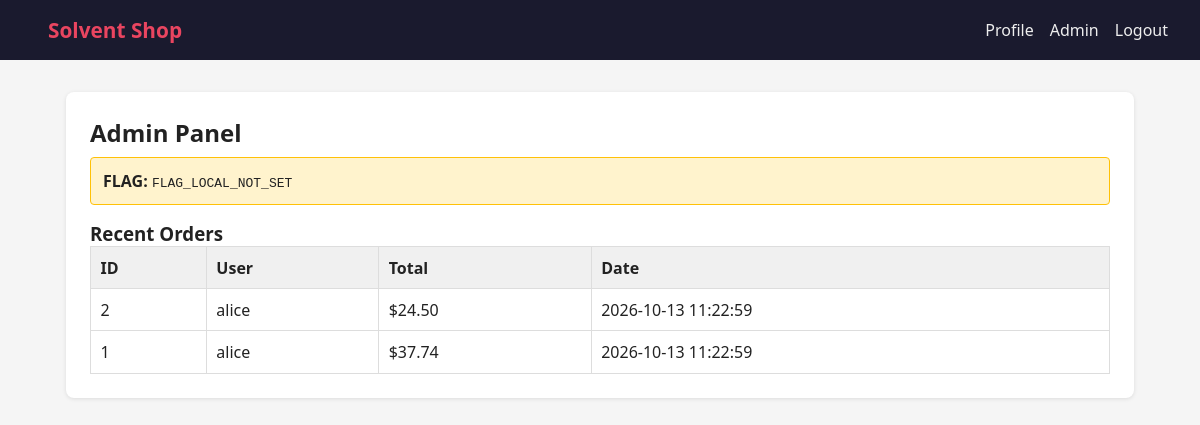
/admin/panel (signed in), run on the app's committed database.
### tables this page shows
CREATE TABLE IF NOT EXISTS orders (
    id         INT AUTO_INCREMENT PRIMARY KEY,
    user_id    INT NOT NULL,
    total      DECIMAL(10,2) NOT NULL,
    status     VARCHAR(32) DEFAULT 'pending',
    created_at TIMESTAMP DEFAULT CURRENT_TIMESTAMP,
    FOREIGN KEY (user_id) REFERENCES users(id) ON DELETE CASCADE
);

CREATE TABLE IF NOT EXISTS users (
    id            INT AUTO_INCREMENT PRIMARY KEY,
    username      VARCHAR(64)  NOT NULL,
    email         VARCHAR(128) NOT NULL UNIQUE,
    password_hash VARCHAR(255) NOT NULL,
    bio           TEXT,
    avatar_url    VARCHAR(255) DEFAULT '/static/default_avatar.png',
    is_admin      TINYINT(1)   DEFAULT 0,
    created_at    TIMESTAMP    DEFAULT CURRENT_TIMESTAMP
);

### index.php (the view, shortened to what this page needs)
<?php
require_once __DIR__ . '/includes/auth.php';
$requestUri  = $_SERVER['REQUEST_URI'];
$path        = parse_url($requestUri, PHP_URL_PATH);
if ($path === '/admin/panel') {
    require_once __DIR__ . '/includes/auth.php';
    $user = requireAdmin();
    $pdo = getDB();
    $orders = $pdo->query('SELECT o.id, u.username, o.total, o.created_at FROM orders o JOIN users u ON u.id = o.user_id ORDER BY o.id DESC LIMIT 50')->fetchAll(PDO::FETCH_ASSOC);
    $flag = getenv('FLAG_LOCAL') ?: 'FLAG_LOCAL_NOT_SET';
    $rows = '';
    foreach ($orders as $o) {
        $rows .= '<tr><td>' . $o['id'] . '</td><td>' . htmlspecialchars($o['username']) . '</td><td>$' . number_format($o['total'],2) . '</td><td>' . $o['created_at'] . '</td></tr>';
    }
    $body = '<div class="card"><h2>Admin Panel</h2>
        <div class="alert" style="background:#fff3cd;border:1px solid #ffc107;margin-bottom:1rem;padding:.75rem;border-radius:4px">
            <strong>FLAG:</strong> <code>' . htmlspecialchars($flag) . '</code>
        </div>
        <h3>Recent Orders</h3>
        <table><thead><tr><th>ID</th><th>User</th><th>Total</th><th>Date</th></tr></thead>
        <tbody>' . ($rows ?: '<tr><td colspan="4">No orders yet.</td></tr>') . '</tbody></table></div>';
    echo renderLayout('Admin Panel', $body, $user);
    exit;
}

### includes/auth.php (style rules this page uses)
* { box-sizing:border-box;margin:0;padding:0 }
body { font-family:system-ui,sans-serif;background:#f5f5f5;color:#222 }
.card { background:#fff;border-radius:8px;padding:1.5rem;margin-bottom:1rem;box-shadow:0 1px 4px rgba(0,0,0,.1) }
.alert { padding:.75rem;border-radius:4px;margin:.5rem 0 }
table { width:100%;border-collapse:collapse }
th,td { padding:.6rem;border:1px solid #ddd;text-align:left }
th { background:#f0f0f0 }

### data on the page
orders: id "2", user.username "alice", total "24.50", created_at "2026-10-13 11:22:59"
orders: id "1", user.username "alice", total "37.74", created_at "2026-10-13 11:22:59"

### other printed values
$flag "FLAG_LOCAL_NOT_SET"
